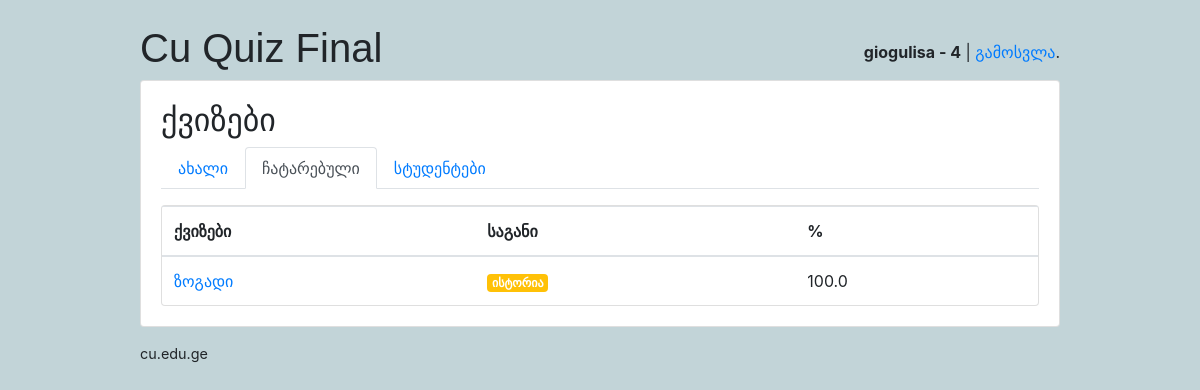
The page /students/taken/ (signed in) on the database as committed earlier.
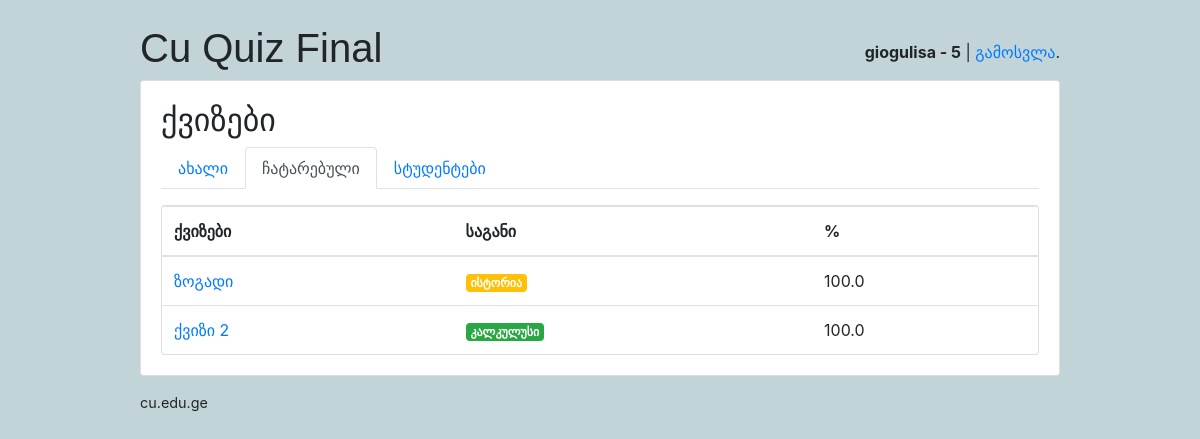
The same page on the database as committed later.
### classroom/models.py (models this page shows, shortened)
class User(AbstractUser):
    is_student = models.BooleanField(default=False)
    is_teacher = models.BooleanField(default=False)
    username = models.CharField(error_messages={'unique': 'მომხმარებლის სახელი დაკავებულია.'}, max_length=150, unique=True, verbose_name='მომხმარებლის სახელი')

class Student(models.Model):
    user = models.OneToOneField(User, on_delete=models.CASCADE, primary_key=True)
    quizzes = models.ManyToManyField(Quiz, through='TakenQuiz')
    interests = models.ManyToManyField(Subject, related_name='interested_students')
    score = models.IntegerField(default=0)

class TakenQuiz(models.Model):
    student = models.ForeignKey(Student, on_delete=models.CASCADE, related_name='taken_quizzes')
    quiz = models.ForeignKey(Quiz, on_delete=models.CASCADE, related_name='taken_quizzes')
    score = models.IntegerField()
    percentage = models.FloatField()
    date = models.DateTimeField(auto_now_add=True)

class Quiz(models.Model):
    owner = models.ForeignKey(User, on_delete=models.CASCADE, related_name='quizzes')
    name = models.CharField("დასახელება", max_length=255)
    subject = models.ForeignKey(Subject, on_delete=models.CASCADE, verbose_name=u'საგანი',
                                related_name='quizzes')

class Subject(models.Model):
    name = models.CharField(max_length=30)
    color = models.CharField(max_length=7, default='#007bff')
    def get_html_badge(self):
        name = escape(self.name)
        color = escape(self.color)
        html = '<span class="badge badge-primary" style="background-color: %s">%s</span>' % (color, name)
        return mark_safe(html)

### classroom/views/students.py (the view)
# urls.py: path('taken/', students.TakenQuizListView.as_view(), name='taken_quiz_list'),
@method_decorator([login_required, student_required], name='dispatch')
class TakenQuizListView(ListView):
    model = TakenQuiz
    context_object_name = 'taken_quizzes'
    template_name = 'classroom/students/taken_quiz_list.html'
    def get_queryset(self):
        queryset = self.request.user.student.taken_quizzes \
            .select_related('quiz', 'quiz__subject') \
            .order_by('quiz__name')
        return queryset

### classroom/templates/classroom/students/taken_quiz_list.html
{% extends 'base.html' %}
{% block content %}
  {% include 'classroom/students/_header.html' with active='taken' %}
  <div class="card">
    <table class="table mb-0">
      <thead>
        <tr>
          <th>ქვიზები</th>
          <th>საგანი</th>
          <th>%</th>
        </tr>
      </thead>
      <tbody>
        {% for taken_quiz in taken_quizzes %}
          <tr>
            <td><a href="{% url 'students:student_quiz_results' taken_quiz.quiz.id %}">{{ taken_quiz.quiz.name }}</a></td>
            <td>{{ taken_quiz.quiz.subject.get_html_badge }}</td>
            <td>{{ taken_quiz.percentage }}</td>
          </tr>
        {% empty %}
          <tr>
            <td class="bg-light text-center font-italic" colspan="3">თქვენ ჯერ არ შეგისრულებიათ არცერთი ქვიზი</td>
          </tr>
        {% endfor %}
      </tbody>
    </table>
  </div>
{% endblock %}

### templates/base.html (shortened to what this page needs)
{% load static %}<!doctype html>
<html lang="en">
  <head>
    <link rel="stylesheet" href="{% static 'css/bootstrap.min.css' %}">
    <link rel="stylesheet" type="text/css" href="{% static 'css/app.css' %}">
    {% if user.is_authenticated and user.is_teacher %}
      <link rel="stylesheet" type="text/css" href="{% static 'css/teachers.css' %}">
    {% else %}
      <link rel="stylesheet" type="text/css" href="{% static 'css/students.css' %}">
    {% endif %}
  </head>
  <body>
    <div class="container my-4">
      <div class="row justify-content-center">
        <div class="col-md-10 col-sm-12">
          <div class="row">
            <div class="col-6">
              <h1 class="logo">
                <a href="{% url 'home' %}">
                  Cu Quiz Final
                </a>
              </h1>
            </div>
            <div class="col-6 text-right">
              {% if user.is_authenticated %}
                <p class="pt-3"><strong>{{ user.username }}{% if user.is_student %} - {{user.student.score}}{% endif %}</strong> | <a href="{% url 'logout' %}">გამოსვლა</a>.</p>
              {% else %}
                <a href="{% url 'login' %}" class="btn btn-light" role="button">შესვლა</a>
                <a href="{% url 'signup' %}" class="btn btn-primary" role="button">რეგისტრაცია</a>
              {% endif %}
            </div>
          </div>
          <div class="card mb-3">
            <div class="card-body">
              {% block content %}
              {% endblock %}
            </div>
          </div>
          <footer>
            <a href="https://cu.edu.ge">cu.edu.ge</a>
          </footer>
        </div>
      </div>
    </div>
  </body>
</html>

Rows that differ between the two databases and show on the page:
changed User "giogulisa": student.score "4" → "5"
added TakenQuiz: quiz.name "ქვიზი 2", quiz.subject.get_html_badge "კალკულუსი", percentage "100.0"
